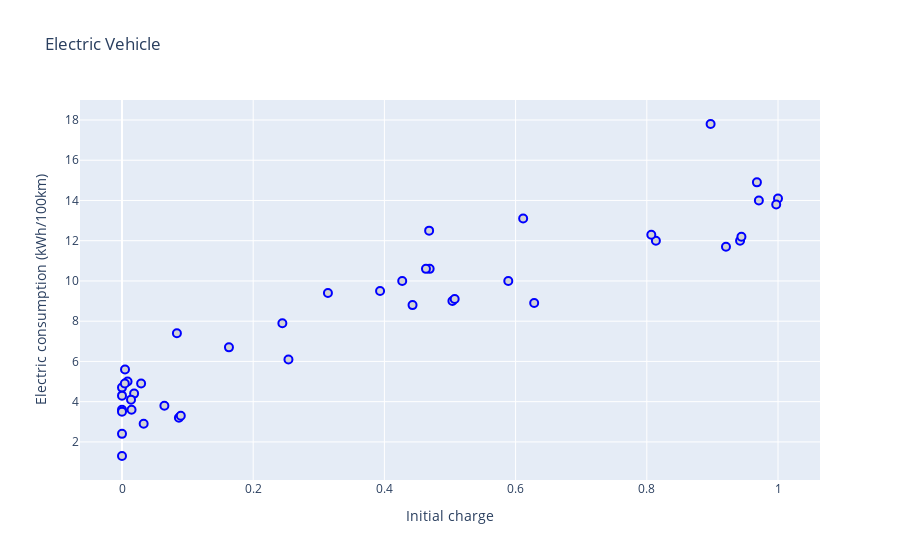

The cell this chart's notebook holds for it:
### Markdown cell above
## Using a custom tooltip

Calling the `text` property allows to add custom information to the tooltip.

### Code cell
text_data = ["Average speed: " + str(speed) for speed in df.speed]

figure = go.Figure(
    go.Scatter(
        x=df.charge,
        y=df.electric,
        mode='markers',
        marker=dict(
            size=8,
            color="lightgrey",
            line=dict(
                width=2,
                color='blue'
            )
        ),
        text=text_data
    )   
)
figure.update_layout(
    title='Electric Vehicle',
    xaxis_title='Initial charge',
    yaxis_title='Electric consumption (kWh/100km)'
)
figure.show()

### Figure 1 — Plotly figure (JSON) as saved in the notebook; plotly's stock layout.template omitted (floating-point values rounded to 4 significant figures)
{"data": [{"marker": {"color": "lightgrey", "line": {"color": "blue", "width": 2}, "size": 8}, "mode": "markers", "text": ["Average speed: 43.3", "Average speed: 14.1", "Average speed: 22.4", "Average speed: 16.8", "Average speed: 19.1", "Average speed: 33.3", "Average speed: 22.1", "Average speed: 15.4", "Average speed: 24.9", "Average speed: 23.6", "Average speed: 25.4", "Average speed: 18.3", "Average speed: 12.9", "Average speed: 39.8", "Average speed: 50.8", "Average speed: 23.3", "Average speed: 62.4", "Average speed: 46.8", "Average speed: 15.8", "Average speed: 17.9", "Average speed: 18.9", "Average speed: 46.0", "Average speed: 32.1", "Average speed: 24.6", "Average speed: 22.3", "Average speed: 20.4", "Average speed: 25.1", "Average speed: 36.9", "Average speed: 14.9", "Average speed: 24.1", "Average speed: 42.9", "Average speed: 27.6", "Average speed: 28.9", "Average speed: 16.3", "Average speed: 29.6", "Average speed: 16.9", "Average speed: 39.9", "Average speed: 35.4", "Average speed: 26.8", "Average speed: 15.5", "Average speed: 13.1", "Average speed: 12.6", "Average speed: 16.9"], "type": "scatter", "x": [0.9422, 0.9679, 0.08676, 0.004587, 0.06462, 0.0, 0.8139, 0.5037, 0.4429, 0.008475, 0.0, 0.01454, 0.3934, 0.0, 0.5889, 0.0, 0.0, 0.9207, 1.0, 0.0837, 0.9708, 0.2444, 0.9973, 0.469, 0.02913, 0.01848, 0.0, 0.08962, 0.4634, 0.4272, 0.9443, 0.3139, 0.2538, 0.4682, 0.1631, 0.6115, 0.01377, 0.03301, 0.004278, 0.8973, 0.5071, 0.6283, 0.8069], "y": [12.0, 14.9, 3.2, 5.6, 3.8, 3.6, 12.0, 9.0, 8.8, 5.0, 4.7, 3.6, 9.5, 1.3, 10.0, 4.3, 2.4, 11.7, 14.1, 7.4, 14.0, 7.9, 13.8, 10.6, 4.9, 4.4, 3.5, 3.3, 10.6, 10.0, 12.2, 9.4, 6.1, 12.5, 6.7, 13.1, 4.1, 2.9, 4.9, 17.8, 9.1, 8.9, 12.3]}], "layout": {"title": {"text": "Electric Vehicle"}, "xaxis": {"title": {"text": "Initial charge"}}, "yaxis": {"title": {"text": "Electric consumption (kWh/100km)"}}}}
